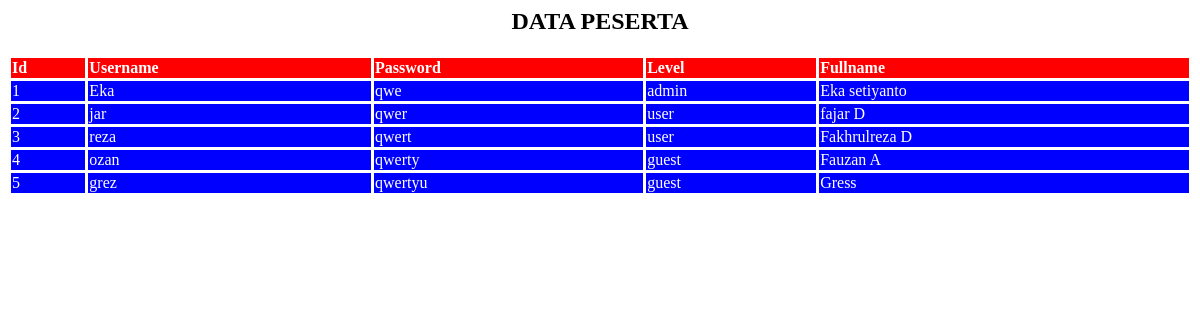
The page / on the database its author committed.
### tables this page shows
CREATE TABLE `user` (
  `id` int(255) NOT NULL,
  `username` varchar(255) NOT NULL,
  `password` varchar(255) NOT NULL,
  `level` varchar(255) NOT NULL,
  `fullname` varchar(255) NOT NULL
);

### index.php (the view, shortened to what this page needs)
<html>
<head>
  <link rel="stylesheet" href="style.css">
</head>
<body>
  <div class="container">
  	<h2><center>DATA PESERTA</center></h2>
  	<table class="tabel" align="center">
  <tr>
  	<th>Id</th>
  	<th>Username</th>
  	<th>Password</th>
  	<th>Level</th>
  	<th>Fullname</th>
  </tr></div>
  <?php
  include('conect.php');
  $sql_tampil ="SELECT * FROM user";
  $peserta=mysqli_query($conn,$sql_tampil);
  while($baris_data=mysqli_fetch_array($peserta,MYSQLI_ASSOC)){
  	echo'
  	</tr>
  		<td>'.$baris_data['id'].'</td>
  		<td>'.$baris_data['username'].'</td>
  		<td>'.$baris_data['password'].'</td>
  		<td>'.$baris_data['level'].'</td>
  		<td>'.$baris_data['fullname'].'</td>
  	</tr>';
  }
  ?>
</body>
</html>

### style.css (style rules this page uses)
.tabel { border-collapse: collapse; width: 100%; }
.tabel th { color: white; background-color: red; border: 3px solid white; text-align: left; }
.tabel td { color: white; background-color: blue; border: 3px solid white; }

### rows shown on the page
user: id "1", username "Eka", password "qwe", level "admin", fullname "Eka setiyanto"
user: id "2", username "jar", password "qwer", level "user", fullname "fajar D"
user: id "3", username "reza", password "qwert", level "user", fullname "Fakhrulreza D"
user: id "4", username "ozan", password "qwerty", level "guest", fullname "Fauzan A"
user: id "5", username "grez", password "qwertyu", level "guest", fullname "Gress"
